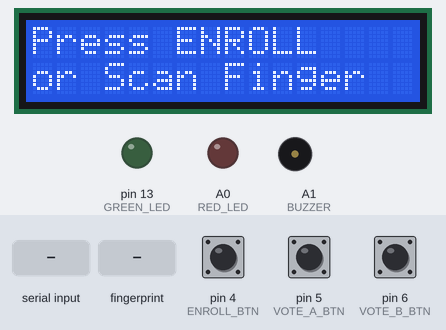
This sketch was run on a simulated Arduino Uno, built with avr-gcc and run on an emulated ATmega328P. Parts: 16×2 character LCD, output pins drawn as LEDs (lit = HIGH), buzzer (waves = sounding). The inputs (shaded band) are chosen by the test bench; at power-on: pin 4 (ENROLL_BTN) HIGH, pin 5 (VOTE_A_BTN) HIGH, pin 6 (VOTE_B_BTN) HIGH. What the sketch prints to the serial monitor is not drawn.

Above: at 6.2 s.
6.3 s: pin 4 (ENROLL_BTN) pulled LOW for 0.15 s
At 7.5 s:
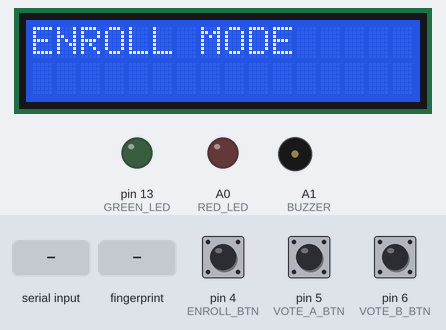
7.9 s: "90,45\n" received over Serial
At 8.5 s:
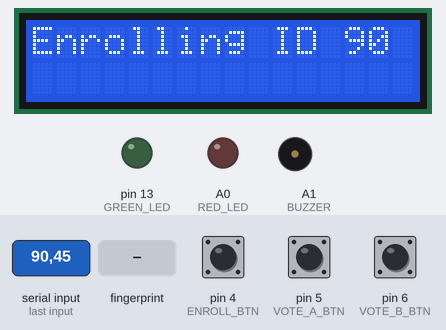
9.4 s: finger stored as number 1 placed on the sensor
At 10.8 s:
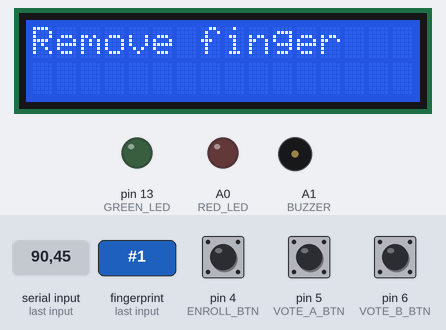
12.4 s: finger stored as number 1 placed on the sensor
At 13.5 s:
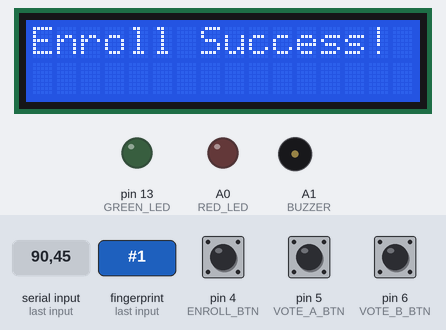
15.4 s: finger stored as number 1 placed on the sensor
At 18.1 s:
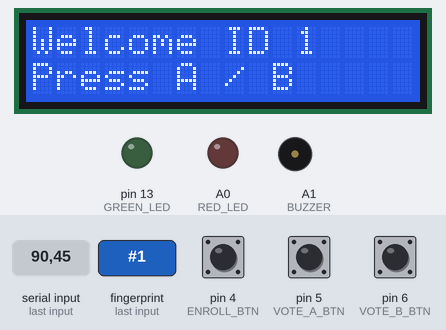
Timing chart, 0 to 19.4 s (numbered marks = the images above; inputs shaded):
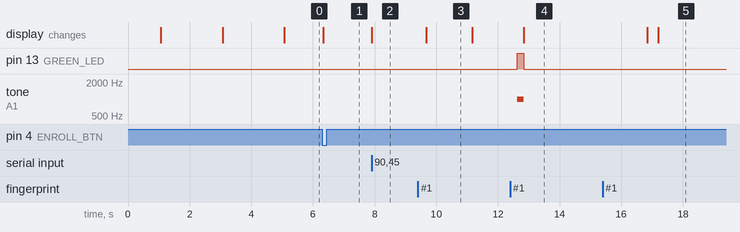

Measured:
- after the input at 6.3 s, the display: changes at once (image 1)
- after the input at 7.9 s, the display: changes at once (image 2)
- after the input at 9.4 s, the display: changes after 0.27 s (image 3)
- after the input at 12.4 s, pin 13 (GREEN_LED): LOW → HIGH after 0.23 s, → LOW 0.20 s later; tone on A1 (BUZZER): silent → 1000 Hz after 0.23 s, → silent 0.20 s later; the display: changes after 0.44 s (image 4)
- after the input at 15.4 s, the display: first differs from a run without the input after 1.8 s (image 5)
- what the display in image 3 shows lasts 1.5 s, from 9.7 s to 11.2 s

The sketch:

finger_bugger.ino
```cpp
#include <Adafruit_Fingerprint.h>
#include <SoftwareSerial.h>
#include <LiquidCrystal.h>
#include <EEPROM.h>

// Fingerprint
#define FP_RX 2
#define FP_TX 3
SoftwareSerial fpSerial(FP_RX, FP_TX);
Adafruit_Fingerprint finger = Adafruit_Fingerprint(&fpSerial);

// LCD: RS=7,E=8,D4=9,D5=10,D6=11,D7=12
LiquidCrystal lcd(7, 8, 9, 10, 11, 12);

// Buttons
#define ENROLL_BTN 4
#define VOTE_A_BTN 5
#define VOTE_B_BTN 6

// LEDs & Buzzer
#define GREEN_LED 13
#define RED_LED A0
#define BUZZER A1

// EEPROM storage
#define ADDR_A 0
#define ADDR_B 4

void eepromWriteLong(int addr, long val) {
  for (int i = 0; i < 4; i++) EEPROM.update(addr + i, (val >> (8 * i)) & 0xFF);
}
long eepromReadLong(int addr) {
  long val = 0;
  for (int i = 0; i < 4; i++) val |= (long(EEPROM.read(addr + i)) << (8 * i));
  return val;
}

void setup() {
  Serial.begin(57600);
  fpSerial.begin(57600);
  finger.begin(57600);

  pinMode(ENROLL_BTN, INPUT_PULLUP);
  pinMode(VOTE_A_BTN, INPUT_PULLUP);
  pinMode(VOTE_B_BTN, INPUT_PULLUP);

  pinMode(GREEN_LED, OUTPUT);
  pinMode(RED_LED, OUTPUT);
  pinMode(BUZZER, OUTPUT);

  lcd.begin(16, 2);
  lcd.clear();
  lcd.setCursor(0, 0);
  lcd.print("Initializing...");
  delay(2000);

  if (finger.verifyPassword()) {
    lcd.clear();
    lcd.setCursor(0, 0);
    lcd.print("FP Sensor OK");
  } else {
    lcd.clear();
    lcd.setCursor(0, 0);
    lcd.print("FP NOT Found!");
    while (1);
  }
  delay(2000);
  lcd.clear();
  lcd.setCursor(0, 0);
  lcd.print("Press ENROLL");
  lcd.setCursor(0, 1);
  lcd.print("or Scan Finger");
}

void buzzSuccess() {
  digitalWrite(GREEN_LED, HIGH);
  tone(BUZZER, 1000, 200);
  delay(200);
  digitalWrite(GREEN_LED, LOW);
}

void buzzError() {
  digitalWrite(RED_LED, HIGH);
  tone(BUZZER, 200, 500);
  delay(500);
  digitalWrite(RED_LED, LOW);
}

int enrollFingerprint(uint16_t id) {
  lcd.clear();
  lcd.setCursor(0, 0);
  lcd.print("Enrolling ID ");
  lcd.print(id);
  delay(1500);

  // 1st Image
  while (finger.getImage() != FINGERPRINT_OK);
  if (finger.image2Tz(1) != FINGERPRINT_OK) return -1;

  lcd.clear();
  lcd.setCursor(0, 0);
  lcd.print("Remove finger");
  delay(1500);

  // 2nd Image
  lcd.clear();
  lcd.setCursor(0, 0);
  lcd.print("Place again...");
  while (finger.getImage() != FINGERPRINT_OK);
  if (finger.image2Tz(2) != FINGERPRINT_OK) return -2;

  if (finger.createModel() != FINGERPRINT_OK) return -3;
  if (finger.storeModel(id) != FINGERPRINT_OK) return -4;

  buzzSuccess();
  lcd.clear();
  lcd.setCursor(0, 0);
  lcd.print("Enroll Success!");
  delay(2000);
  return 0;
}

void castVote(uint16_t fid) {
  lcd.clear();
  lcd.setCursor(0, 0);
  lcd.print("Welcome ID ");
  lcd.print(fid);
  lcd.setCursor(0, 1);
  lcd.print("Press A / B");

  while (true) {
    if (digitalRead(VOTE_A_BTN) == LOW) {
      long a = eepromReadLong(ADDR_A); eepromWriteLong(ADDR_A, a+1);
      lcd.clear(); lcd.print("Voted -> A");
      buzzSuccess();
      break;
    }
    if (digitalRead(VOTE_B_BTN) == LOW) {
      long b = eepromReadLong(ADDR_B); eepromWriteLong(ADDR_B, b+1);
      lcd.clear(); lcd.print("Voted -> B");
      buzzSuccess();
      break;
    }
  }
  delay(2000);
  lcd.clear();
  lcd.setCursor(0, 0);
  lcd.print("Scan to Vote");
}

void loop() {
  // ENROLL Mode
  if (digitalRead(ENROLL_BTN) == LOW) {
    lcd.clear();
    lcd.setCursor(0, 0);
    lcd.print("ENROLL MODE");
    delay(1000);
    Serial.println("Enter ID in Serial Monitor:");
    while (Serial.available() == 0);
    int id = Serial.parseInt();
    if (id <= 0) id = 1; // default id
    if (enrollFingerprint(id) < 0) {
      buzzError();
      lcd.clear();
      lcd.setCursor(0, 0);
      lcd.print("Enroll Failed");
    }
    delay(2000);
    lcd.clear();
    lcd.setCursor(0, 0);
    lcd.print("Ready to Vote");
    return;
  }

  // VOTING Mode
  if (finger.getImage() == FINGERPRINT_OK) {
    if (finger.image2Tz() != FINGERPRINT_OK) { buzzError(); return; }
    if (finger.fingerFastSearch() != FINGERPRINT_OK) {
      lcd.clear();
      lcd.setCursor(0, 0);
      lcd.print("No Match!");
      buzzError();
      delay(1500);
      lcd.clear();
      lcd.print("Try Again...");
      return;
    } else {
      castVote(finger.fingerID);
    }
  }
}
```
